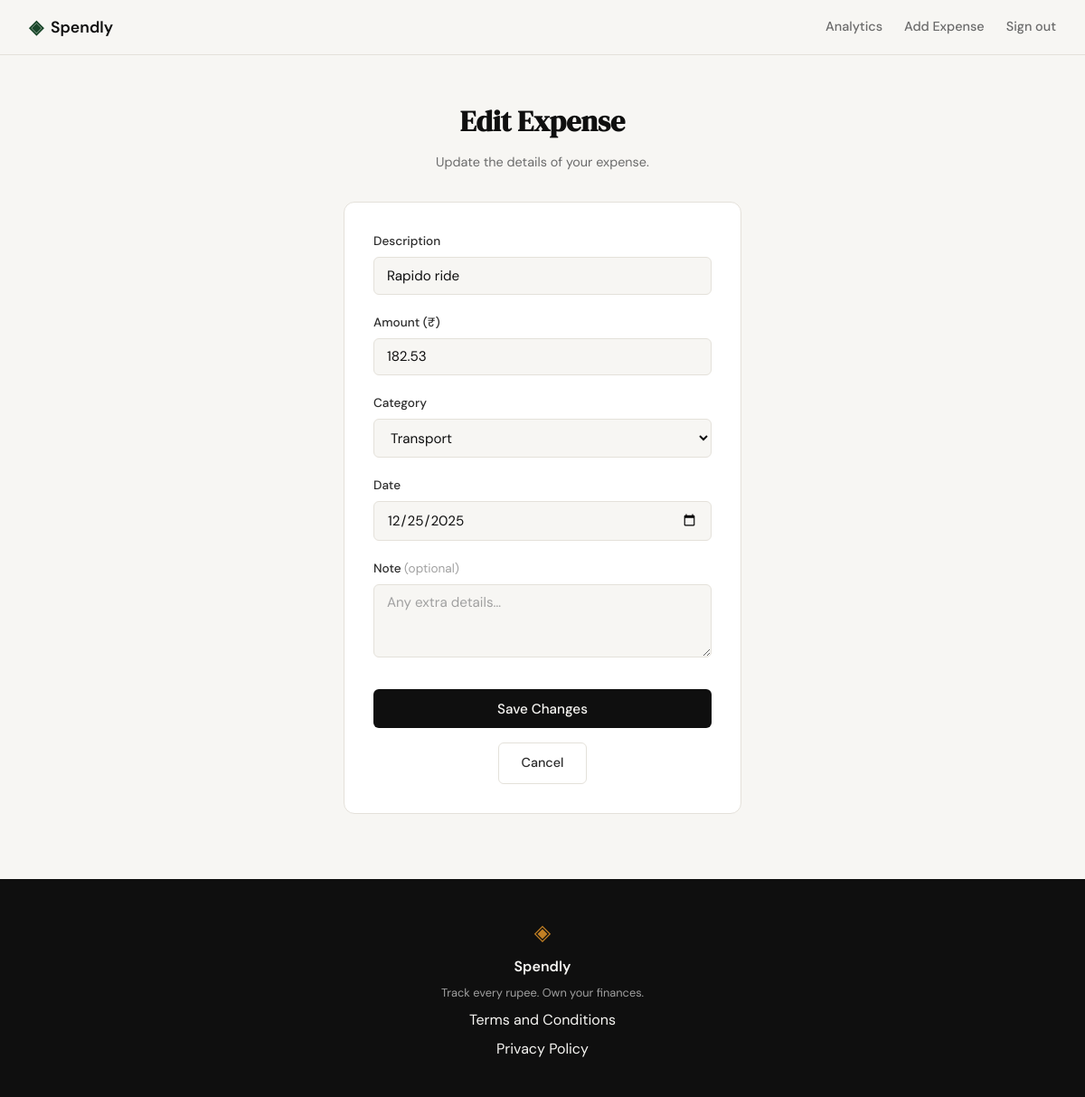
The app's page /expenses/15/edit (signed in) with its own data.
### tables this page shows
CREATE TABLE expenses (
            id         INTEGER   PRIMARY KEY AUTOINCREMENT,
            user_id    INTEGER   NOT NULL REFERENCES users(id) ON DELETE CASCADE,
            title      TEXT      NOT NULL,
            amount     REAL      NOT NULL,
            category   TEXT      NOT NULL CHECK(category IN (
                           'Food','Transport','Shopping','Bills',
                           'Entertainment','Health','Other')),
            date       TEXT      NOT NULL,
            note       TEXT,
            created_at TIMESTAMP DEFAULT CURRENT_TIMESTAMP
        );

### app.py (the view, shortened to what this page needs)
@app.route("/expenses/<int:id>/edit", methods=["GET", "POST"])
def edit_expense(id):
    if not session.get("user_id"):
        return redirect(url_for("login"))
    expense = get_expense_by_id(id, session["user_id"])
    if expense is None:
        abort(404)
    if request.method == "GET":
        return render_template("edit_expense.html",
                               expense=expense,
                               categories=VALID_CATEGORIES)

### database/db.py (called while the page is built)
def get_db():
    conn = sqlite3.connect(DB_PATH)
    conn.row_factory = sqlite3.Row
    conn.execute("PRAGMA foreign_keys = ON")
    return conn

def get_expense_by_id(expense_id, user_id):
    conn = get_db()
    row = conn.execute(
        "SELECT * FROM expenses WHERE id = ? AND user_id = ?",
        (expense_id, user_id),
    ).fetchone()
    conn.close()
    return row

### templates/edit_expense.html (shortened to what this page needs)
{% extends "base.html" %}
{% block content %}
<section class="auth-section">
    <div class="auth-container">
        <div class="auth-header">
            <h1 class="auth-title">Edit Expense</h1>
            <p class="auth-subtitle">Update the details of your expense.</p>
        </div>
        <div class="auth-card">
            <form method="POST" action="{{ url_for('edit_expense', id=expense.id) }}">
                <div class="form-group">
                    <label for="title">Description</label>
                    <input type="text" id="title" name="title"
                           class="form-input" placeholder="e.g. Lunch at café"
                           value="{{ title if title is defined and error else expense.title }}" required>
                </div>
                <div class="form-group">
                    <label for="amount">Amount (₹)</label>
                    <input type="number" id="amount" name="amount"
                           class="form-input" placeholder="0.00"
                           value="{{ amount if amount is defined and error else expense.amount }}"
                           step="0.01" min="0.01" required>
                </div>
                <div class="form-group">
                    <label for="category">Category</label>
                    <select id="category" name="category" class="form-input" required>
                        {% set current_category = category if category is defined and error else expense.category %}
                        {% for cat in categories %}
                        <option value="{{ cat }}" {% if current_category == cat %}selected{% endif %}>{{ cat }}</option>
                        {% endfor %}
                    </select>
                </div>
                <div class="form-group">
                    <label for="date">Date</label>
                    <input type="date" id="date" name="date"
                           class="form-input"
                           value="{{ date if date is defined and error else expense.date }}" required>
                </div>
                <div class="form-group">
                    <label for="note">Note <span class="label-hint">(optional)</span></label>
                    <textarea id="note" name="note"
                              class="form-input" placeholder="Any extra details…"
                              rows="3">{{ note if note is defined and error else (expense.note or '') }}</textarea>
                </div>
                <button type="submit" class="btn-submit">Save Changes</button>
            </form>
            <div class="form-cancel">
                <a href="{{ url_for('profile') }}" class="btn-ghost">Cancel</a>
            </div>
        </div>
    </div>
</section>
{% endblock %}

### static/css/style.css (style rules this page uses)
:root { --ink: #0f0f0f; --ink-soft: #2d2d2d; --ink-muted: #6b6b6b; --ink-faint: #a0a0a0; --paper: #f7f6f3; --paper-warm: #f0ede6; --paper-card: #ffffff; --accent: #1a472a; --accent-light: #e8f0eb; --accent-2: #c17f24; --accent-2-light: #fdf3e3; --danger: #c0392b; --danger-light: #fdecea; --border: #e4e1da; --border-soft: #eeebe4; --font-display: 'DM Serif Display', Georgia, serif; --font-body: 'DM Sans', system-ui, sans-serif; --max-width: 1200px; --auth-width: 440px; --radius-sm: 6px; --radius-md: 12px; --radius-lg: 20px; }
*, *::before, *::after { box-sizing: border-box; margin: 0; padding: 0; }
html { font-size: 16px; scroll-behavior: smooth; }
body { background: var(--paper); color: var(--ink); font-family: var(--font-body); font-size: 1rem; line-height: 1.6; -webkit-font-smoothing: antialiased; }
a { color: inherit; text-decoration: none; }
.btn-ghost { display: inline-block; background: transparent; color: var(--ink-soft); padding: 0.65rem 1.5rem; border-radius: var(--radius-sm); font-size: 0.9rem; font-weight: 500; border: 1px solid var(--border); transition: all 0.2s; text-decoration: none; }
.auth-section { min-height: calc(100vh - 60px - 100px); display: flex; align-items: center; justify-content: center; padding: 3rem 2rem; }
.auth-container { width: 100%; max-width: var(--auth-width); }
.auth-header { text-align: center; margin-bottom: 2rem; }
.auth-title { font-family: var(--font-display); font-size: 2rem; color: var(--ink); margin-bottom: 0.5rem; }
.auth-subtitle { font-size: 0.9rem; color: var(--ink-muted); }
.auth-card { background: var(--paper-card); border: 1px solid var(--border); border-radius: var(--radius-md); padding: 2rem; margin-bottom: 1.5rem; }
.form-group { margin-bottom: 1.25rem; }
.form-group label { display: block; font-size: 0.85rem; font-weight: 500; color: var(--ink-soft); margin-bottom: 0.4rem; }
.form-input { width: 100%; padding: 0.6rem 0.875rem; border: 1px solid var(--border); border-radius: var(--radius-sm); font-family: var(--font-body); font-size: 0.95rem; color: var(--ink); background: var(--paper); outline: none; transition: border-color 0.2s; }
.form-input::placeholder { color: var(--ink-faint); }
.btn-submit { width: 100%; padding: 0.7rem; background: var(--ink); color: var(--paper); border: none; border-radius: var(--radius-sm); font-family: var(--font-body); font-size: 0.95rem; font-weight: 500; cursor: pointer; transition: background 0.2s; margin-top: 0.5rem; }
.label-hint { color: var(--ink-faint); font-weight: 400; }
.form-cancel { text-align: center; margin-top: 1rem; }

### records on screen
expenses: title "Rapido ride", amount "182.53", category "Transport", date "12/25/2025"
